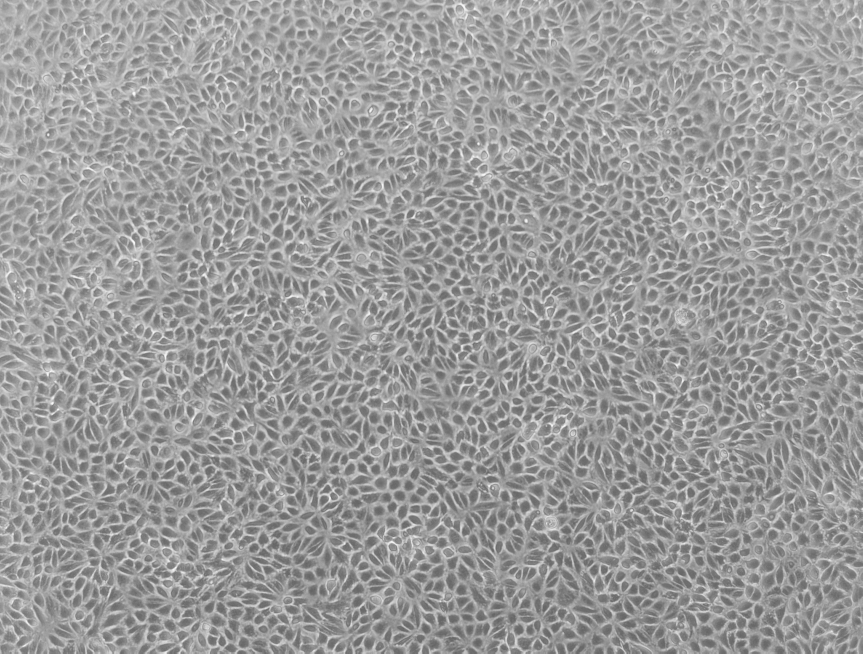
#> input picture Images/rptec-sa7k-cells.jpg, 2588 x 1960 px (shown at 1/3 size)
$ jupyter execute --allow-errors module_7.ipynb   (shell and % lines are left out)
#> lines starting #> are read from the running program, lines starting #| are printed output that depends on the picture; after the words box and inside, x2 and y2 are one past the last pixel; in counts of white or black regions, pixels touching at a corner belong together
### image_analysis.py
import matplotlib.pyplot as plt
import imageio as img
import numpy as np
import scipy as sp
import skimage as ski #for different image analysis algorithms
import skimage.filters

# [207 lines left out: functions psf_airy, simulator, psf_sig, crlb, COM, transform_ccd_coords and 6 more, not called in this run]

def thresher(pic, threshold):
    thresh = np.where(pic < threshold, 0, 1) #binarizes the image
    return thresh

# [14 lines left out: function sobel_kernel, not called in this run]

### module_7.ipynb
# Module 7

[cell 1]
import numpy as np
import scipy as sp
import skimage as ski
import skimage.filters
import image_analysis as anl
import imageio as img
import matplotlib.pyplot as plt
plt.rcParams["animation.html"] = "jshtml"
import seaborn as sns; sns.set_style('white'); sns.set_context("talk")
from celluloid import Camera

[cell 2]
figfile = "Processed/"

## 7.1, 7.2 - Edge Detection

[cell 3]
pic = img.imread("Images/rptec-sa7k-cells.jpg").astype('double')
#> pic: shape (1960, 2588) float64; min 94, max 255, mean 155.1
pic = pic[500:-400,700:-700]
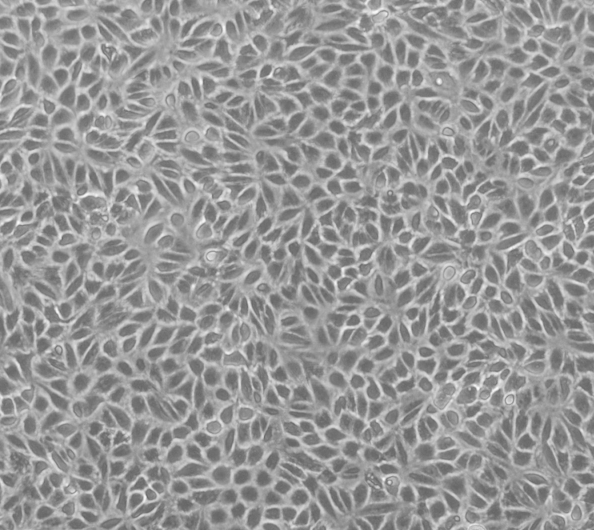
#> pic: shape (1060, 1188) float64 (shown at 1/2 size); min 97, max 252, mean 151.7

[cell 4]
plt.imshow(pic, cmap = 'gray');

[cell 5]
fig, ax = plt.subplots(nrows=3, ncols=2,
                         figsize=(12, 15))
sob = ski.filters.sobel(pic)
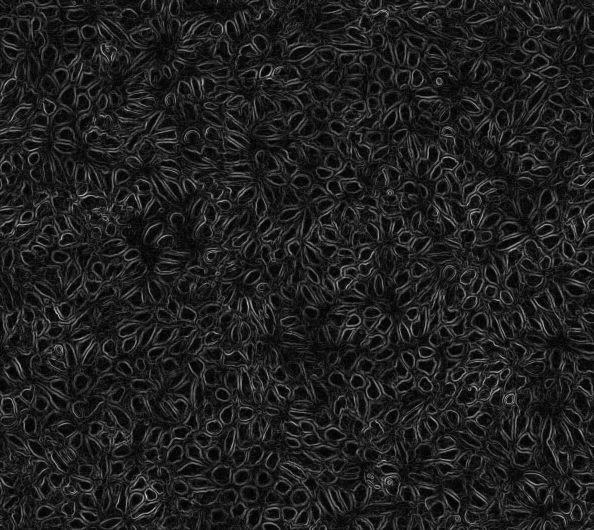
#> sob: shape (1060, 1188) float64 (shown at 1/2 size); min 0, max 74.92, mean 9.3; drawn with min black and max white
rob = ski.filters.roberts(pic)
prew = ski.filters.prewitt(pic)
can = ski.feature.canny(pic,sigma=3)
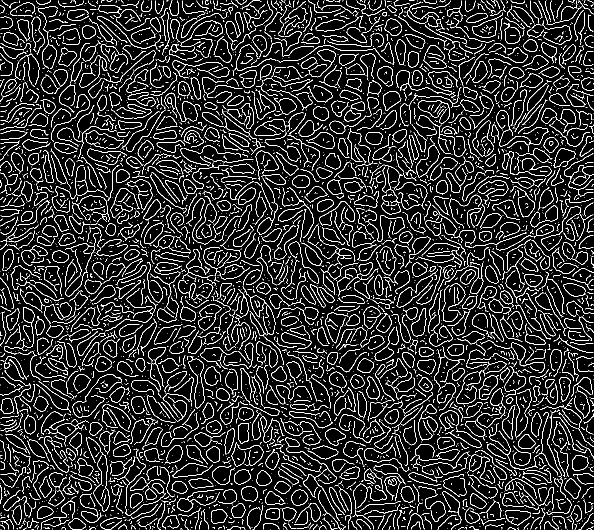
#> can: shape (1060, 1188) bool (shown at 1/2 size); 11.2% white in thin lines or dots
sch = ski.filters.scharr(pic)
lap = ski.filters.laplace(pic,ksize=5)
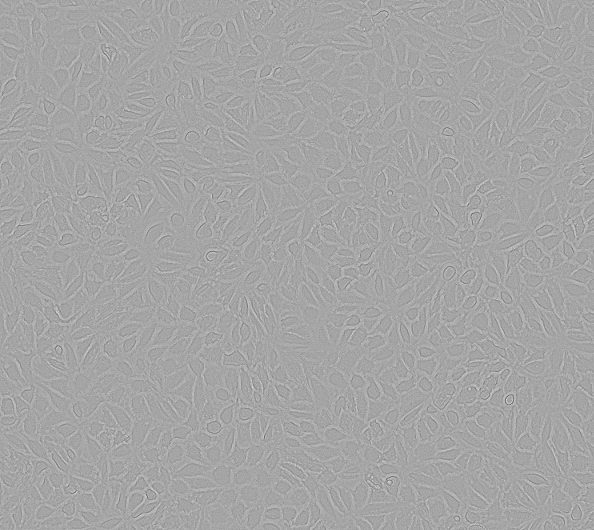
#> lap: shape (1060, 1188) float64 (shown at 1/2 size); min -109, max 59, mean 0; drawn with min black and max white
ax[0,0].imshow(sob, cmap = 'gray'); ax[0,0].set_title("Sobel Filter",fontsize = 15)
ax[0,1].imshow(prew, cmap = 'gray'); ax[0,1].set_title("Prewitt Filter",fontsize = 15)
ax[1,0].imshow(can, cmap = 'gray'); ax[1,0].set_title("Canny Filter",fontsize = 15)
ax[1,1].imshow(rob, cmap = 'gray'); ax[1,1].set_title("Roberts Filter",fontsize = 15)
ax[2,0].imshow(sch, cmap = 'gray'); ax[2,0].set_title("Scharr Filter",fontsize = 15)
ax[2,1].imshow(lap, cmap = 'gray'); ax[2,1].set_title("Laplace Filter",fontsize = 15)
plt.savefig(figfile+"edge_detection_cells.png",dpi=300)
plt.show();

# 7.3
## Hough Transform for Lines

Generate image with lines.

[cell 6]
#generate lines
pic3 = np.zeros([100,100])
r,c,v = ski.draw.line_aa(50,30,70,70)
r1,c1,v1 = ski.draw.line_aa(80,30,55,70)
pic3[r,c] = v
pic3[r1,c1] = v1

Get the Hough transform and plot it.

[cell 7]
#get line parameters from hough transform
h, theta, d = ski.transform.hough_line(pic3)
fig,ax = plt.subplots(figsize=(4.5,4.5))
ax.imshow(h, extent=[theta[0],theta[-1],d[-1],d[0]]);
ax.set_aspect(0.015)
ax.set_xlabel('$\\theta$');
ax.set_ylabel('$\\rho$');
plt.savefig(figfile+'hough_transform_lines.png',dpi=300)

Two peaks indicate 2 lines as we expect. Get the brightest peaks and plot the lines with values of $\rho$, $\theta$ corresponding to the peaks.

[cell 8]
#plot image
plt.imshow(pic3, cmap='gray_r')

#find origin
origin = np.array((0, pic3.shape[1]))
#plot lines
for _, angle, dist in zip(*ski.transform.hough_line_peaks(h, theta, d)):
    y0, y1 = (dist - origin * np.cos(angle))/np.sin(angle)
    plt.plot(origin, (y0, y1), alpha = 0.3)
plt.xlim(origin)
plt.ylim((pic3.shape[0], 0));
plt.savefig(figfile+'hough_lines_segmented.png',dpi=300)

## Hough Transform for Circles

Get image of circle and threshold it.

[cell 9]
pic4_og = img.imread("Images/simRing_1.png").astype('double')
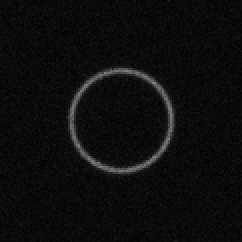
#> input picture Images/simRing_1.png, 121 x 121 px (shown 2 times larger)
#> pic4_og: shape (121, 121) float64; min 1, max 129, mean 13.1
thresh = ski.filters.threshold_otsu(pic4_og)
#> thresh = 48.25
pic4 = anl.thresher(pic4_og,thresh) #threshold
#> in thresher, `thresh = np.where(pic < threshold, 0, 1)`:
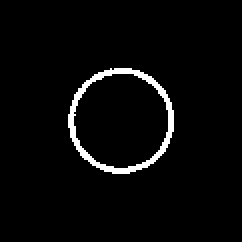
#> thresh: shape (121, 121) int64 (shown 2 times larger); values 0 (black) and 1 (white), 3.2% white in thin lines or dots, all inside (x1, y1, x2, y2) = (34, 34, 87, 87)

Get Hough accumulator images for radii ranging from 20-30px and plot them.

[cell 10]
hough_radii = np.arange(20,31,1)
hough_acc = ski.transform.hough_circle(pic4, hough_radii)
fig = plt.figure(figsize = (4.5,4.5)); ax = plt.axes()
#> (the rest of this cell did not finish here and is left out)

#> (a cell that did not finish here is left out)

Get the brightest peak from the hough accumulators and plot the circle.

[cell 12]
fig, ax = plt.subplots(figsize = (4.5,4.5))
#plot the original image
plt.imshow(pic4_og, cmap = 'gray_r')

#get the brightest peak from the accumulators
_, cx, cy, rads = ski.transform.hough_circle_peaks(hough_acc,hough_radii,total_num_peaks = 1)
#> cx = [60]; cy = [60]; rads = [25]

#plot segmented circle
for center_y, center_x, radius in zip(cy, cx, rads):
    circ = plt.Circle((center_x,center_y),radius,color='r',fill=False,alpha=0.5)
    ax.add_artist(circ)
#> this loop made 1 pass
#> (center_y, center_x, radius) on pass 1: (60, 60, 25)
ax.set_xlim((0,np.shape(pic4)[1]))
ax.set_ylim((np.shape(pic4)[0],0))
plt.savefig(figfile+'hough_circle_1_segmented.png',dpi=300)
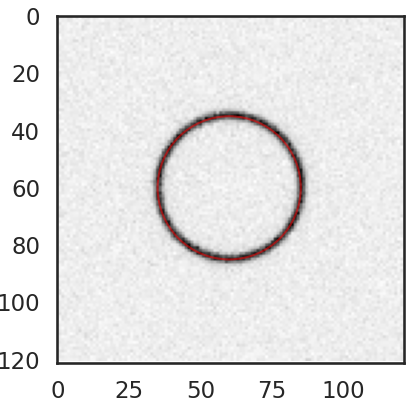
#> figure drawn by matplotlib, 1 panel
plt.show()
print('x = ',cx,'| y = ',cy,'| r = ',rads);
#| x =  [60] | y =  [60] | r =  [25]

[cell 13]
#get image with 3 circles
fig, ax = plt.subplots(figsize = (4.5,4.5))
pic5_og = img.imread("Images/simRing_threeRings.png").astype('double')
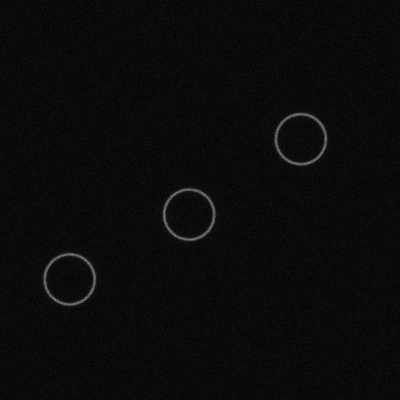
#> input picture Images/simRing_threeRings.png, 400 x 400 px
#> pic5_og: shape (400, 400) float64; min 0, max 133, mean 10.9
thresh = ski.filters.threshold_otsu(pic5_og)
#> thresh = 47.02
pic5 = anl.thresher(pic5_og,thresh) #threshold
#> call 2 of thresher, with threshold = 47.02
#> in thresher (call 2), `thresh = np.where(pic < threshold, 0, 1)`:
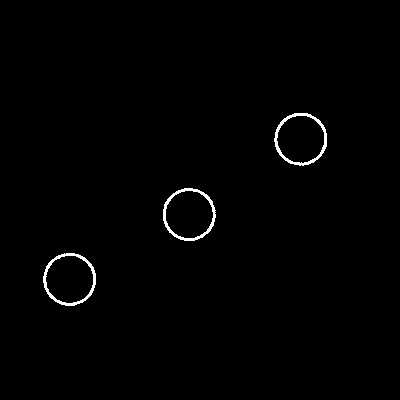
#> thresh: shape (400, 400) int64; values 0 (black) and 1 (white), 0.89% white; 3 white regions, box (x1, y1, x2, y2) and area: (274, 113, 327, 166) 481, (163, 188, 216, 241) 476, (43, 253, 96, 306) 474
plt.imshow(pic5_og,cmap='gray_r')

#get accumulators
hough_radii = np.array([25])
hough_acc = ski.transform.hough_circle(pic5, hough_radii)

#get the 3 brightest peaks in the stack of hough accumulators
_, cx, cy, radii = ski.transform.hough_circle_peaks(hough_acc, hough_radii, num_peaks = 3)
#> cx = [300, 189, 70]; cy = [138, 214, 279]; radii = [25, 25, 25]

#plot the segmented circles
for center_y, center_x, radius in zip(cy, cx, radii):
    circ = plt.Circle((center_x,center_y),radius,color='r',fill=False,alpha=0.5)
    ax.add_artist(circ)
#> this loop made 3 passes
#> (center_y, center_x) on passes 1 to 3: (138, 300), (214, 189), (279, 70)
ax.set_xlim((0,np.shape(pic5)[1]))
ax.set_ylim((np.shape(pic5)[0],0))
plt.savefig(figfile+'hough_three_circles_segmented.png',dpi=300)
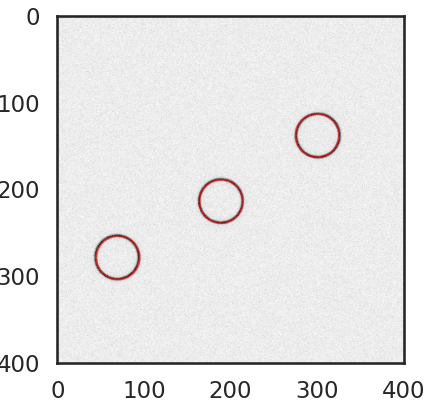
#> figure drawn by matplotlib, 1 panel
plt.show()
print('x = ',cx,'| y = ',cy,'| r = ',radii);
#| x =  [300 189  70] | y =  [138 214 279] | r =  [25 25 25]
